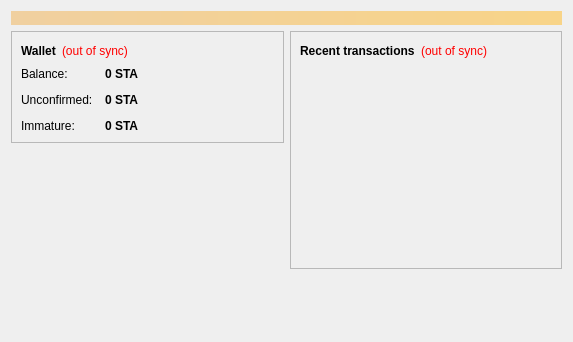
<?xml version="1.0" encoding="UTF-8"?>
<ui version="4.0">
 <class>OverviewPage</class>
 <widget class="QWidget" name="OverviewPage">
  <property name="geometry">
   <rect>
    <x>0</x>
    <y>0</y>
    <width>573</width>
    <height>342</height>
   </rect>
  </property>
  <property name="windowTitle">
   <string>Form</string>
  </property>
  <layout class="QVBoxLayout" name="topLayout">
   <item>
    <widget class="QLabel" name="labelAlerts">
     <property name="visible">
      <bool>false</bool>
     </property>
     <property name="styleSheet">
      <string notr="true">background-color: qlineargradient(x1: 0, y1: 0, x2: 1, y2: 0, stop:0 #F0D0A0, stop:1 #F8D488); color:#000000;</string>
     </property>
     <property name="wordWrap">
      <bool>true</bool>
     </property>
     <property name="margin">
      <number>3</number>
     </property>
    </widget>
   </item>
   <item>
    <layout class="QHBoxLayout" name="horizontalLayout" stretch="1,1">
     <item>
      <layout class="QVBoxLayout" name="verticalLayout_2">
       <item>
        <widget class="QFrame" name="frame">
         <property name="frameShape">
          <enum>QFrame::StyledPanel</enum>
         </property>
         <property name="frameShadow">
          <enum>QFrame::Raised</enum>
         </property>
         <layout class="QVBoxLayout" name="verticalLayout_4">
          <item>
           <layout class="QHBoxLayout" name="horizontalLayout_4">
            <item>
             <widget class="QLabel" name="label_5">
              <property name="font">
               <font>
                <weight>75</weight>
                <bold>true</bold>
               </font>
              </property>
              <property name="text">
               <string>Wallet</string>
              </property>
             </widget>
            </item>
            <item>
             <widget class="QLabel" name="labelWalletStatus">
              <property name="toolTip">
               <string>The displayed information may be out of date. Your wallet automatically synchronizes with the Stashcoin network after a connection is established, but this process has not completed yet.</string>
              </property>
              <property name="styleSheet">
               <string notr="true">QLabel { color: red; }</string>
              </property>
              <property name="text">
               <string notr="true">(out of sync)</string>
              </property>
              <property name="alignment">
               <set>Qt::AlignLeading|Qt::AlignLeft|Qt::AlignVCenter</set>
              </property>
             </widget>
            </item>
            <item>
             <spacer name="horizontalSpacer_2">
              <property name="orientation">
               <enum>Qt::Horizontal</enum>
              </property>
              <property name="sizeHint" stdset="0">
               <size>
                <width>40</width>
                <height>20</height>
               </size>
              </property>
             </spacer>
            </item>
           </layout>
          </item>
          <item>
           <layout class="QFormLayout" name="formLayout_2">
            <property name="fieldGrowthPolicy">
             <enum>QFormLayout::AllNonFixedFieldsGrow</enum>
            </property>
            <property name="horizontalSpacing">
             <number>12</number>
            </property>
            <property name="verticalSpacing">
             <number>12</number>
            </property>
            <item row="0" column="0">
             <widget class="QLabel" name="label">
              <property name="text">
               <string>Balance:</string>
              </property>
             </widget>
            </item>
            <item row="0" column="1">
             <widget class="QLabel" name="labelBalance">
              <property name="font">
               <font>
                <weight>75</weight>
                <bold>true</bold>
               </font>
              </property>
              <property name="cursor">
               <cursorShape>IBeamCursor</cursorShape>
              </property>
              <property name="toolTip">
               <string>Your current balance</string>
              </property>
              <property name="text">
               <string notr="true">0 STA</string>
              </property>
              <property name="textInteractionFlags">
               <set>Qt::LinksAccessibleByMouse|Qt::TextSelectableByKeyboard|Qt::TextSelectableByMouse</set>
              </property>
             </widget>
            </item>
            <item row="1" column="0">
             <widget class="QLabel" name="label_3">
              <property name="text">
               <string>Unconfirmed:</string>
              </property>
             </widget>
            </item>
            <item row="1" column="1">
             <widget class="QLabel" name="labelUnconfirmed">
              <property name="font">
               <font>
                <weight>75</weight>
                <bold>true</bold>
               </font>
              </property>
              <property name="cursor">
               <cursorShape>IBeamCursor</cursorShape>
              </property>
              <property name="toolTip">
               <string>Total of transactions that have yet to be confirmed, and do not yet count toward the current balance</string>
              </property>
              <property name="text">
               <string notr="true">0 STA</string>
              </property>
              <property name="textInteractionFlags">
               <set>Qt::LinksAccessibleByMouse|Qt::TextSelectableByKeyboard|Qt::TextSelectableByMouse</set>
              </property>
             </widget>
            </item>
            <item row="2" column="0">
             <widget class="QLabel" name="labelImmatureText">
              <property name="text">
               <string>Immature:</string>
              </property>
             </widget>
            </item>
            <item row="2" column="1">
             <widget class="QLabel" name="labelImmature">
              <property name="font">
               <font>
                <weight>75</weight>
                <bold>true</bold>
               </font>
              </property>
              <property name="toolTip">
               <string>Mined balance that has not yet matured</string>
              </property>
              <property name="text">
               <string notr="true">0 STA</string>
              </property>
              <property name="textInteractionFlags">
               <set>Qt::LinksAccessibleByMouse|Qt::TextSelectableByKeyboard|Qt::TextSelectableByMouse</set>
              </property>
             </widget>
            </item>
           </layout>
          </item>
         </layout>
        </widget>
       </item>
       <item>
        <spacer name="verticalSpacer">
         <property name="orientation">
          <enum>Qt::Vertical</enum>
         </property>
         <property name="sizeHint" stdset="0">
          <size>
           <width>20</width>
           <height>40</height>
          </size>
         </property>
        </spacer>
       </item>
      </layout>
     </item>
     <item>
      <layout class="QVBoxLayout" name="verticalLayout_3">
       <item>
        <widget class="QFrame" name="frame_2">
         <property name="frameShape">
          <enum>QFrame::StyledPanel</enum>
         </property>
         <property name="frameShadow">
          <enum>QFrame::Raised</enum>
         </property>
         <layout class="QVBoxLayout" name="verticalLayout">
          <item>
           <layout class="QHBoxLayout" name="horizontalLayout_2">
            <item>
             <widget class="QLabel" name="label_4">
              <property name="text">
               <string>&lt;b&gt;Recent transactions&lt;/b&gt;</string>
              </property>
             </widget>
            </item>
            <item>
             <widget class="QLabel" name="labelTransactionsStatus">
              <property name="toolTip">
               <string>The displayed information may be out of date. Your wallet automatically synchronizes with the Stashcoin network after a connection is established, but this process has not completed yet.</string>
              </property>
              <property name="styleSheet">
               <string notr="true">QLabel { color: red; }</string>
              </property>
              <property name="text">
               <string notr="true">(out of sync)</string>
              </property>
              <property name="alignment">
               <set>Qt::AlignRight|Qt::AlignTrailing|Qt::AlignVCenter</set>
              </property>
             </widget>
            </item>
            <item>
             <spacer name="horizontalSpacer">
              <property name="orientation">
               <enum>Qt::Horizontal</enum>
              </property>
              <property name="sizeHint" stdset="0">
               <size>
                <width>40</width>
                <height>20</height>
               </size>
              </property>
             </spacer>
            </item>
           </layout>
          </item>
          <item>
           <widget class="QListView" name="listTransactions">
            <property name="styleSheet">
             <string notr="true">QListView { background: transparent; }</string>
            </property>
            <property name="frameShape">
             <enum>QFrame::NoFrame</enum>
            </property>
            <property name="verticalScrollBarPolicy">
             <enum>Qt::ScrollBarAlwaysOff</enum>
            </property>
            <property name="horizontalScrollBarPolicy">
             <enum>Qt::ScrollBarAlwaysOff</enum>
            </property>
            <property name="selectionMode">
             <enum>QAbstractItemView::NoSelection</enum>
            </property>
           </widget>
          </item>
         </layout>
        </widget>
       </item>
       <item>
        <spacer name="verticalSpacer_2">
         <property name="orientation">
          <enum>Qt::Vertical</enum>
         </property>
         <property name="sizeHint" stdset="0">
          <size>
           <width>20</width>
           <height>40</height>
          </size>
         </property>
        </spacer>
       </item>
      </layout>
     </item>
    </layout>
   </item>
  </layout>
 </widget>
 <resources/>
 <connections/>
</ui>
